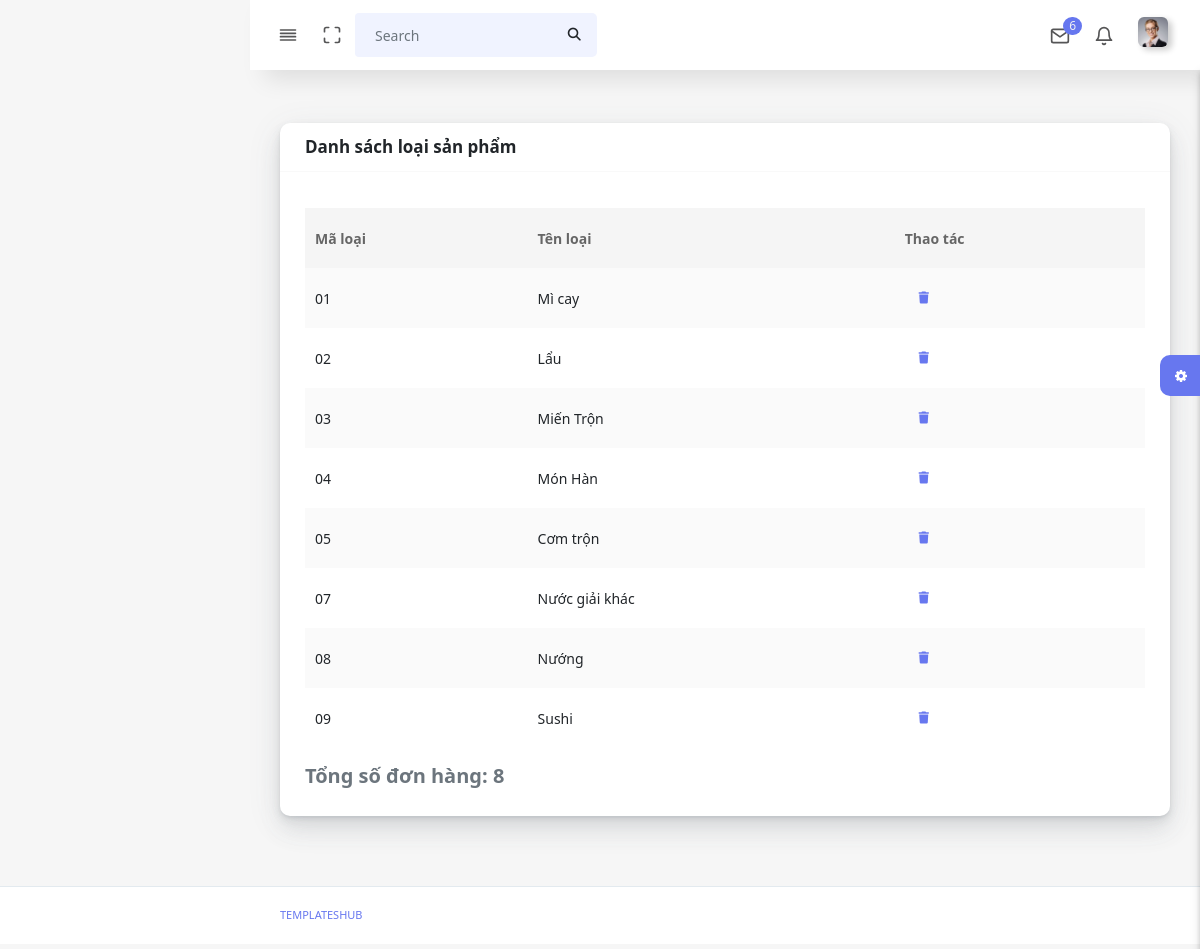
The app's page /admin/loaisp.php, older data.
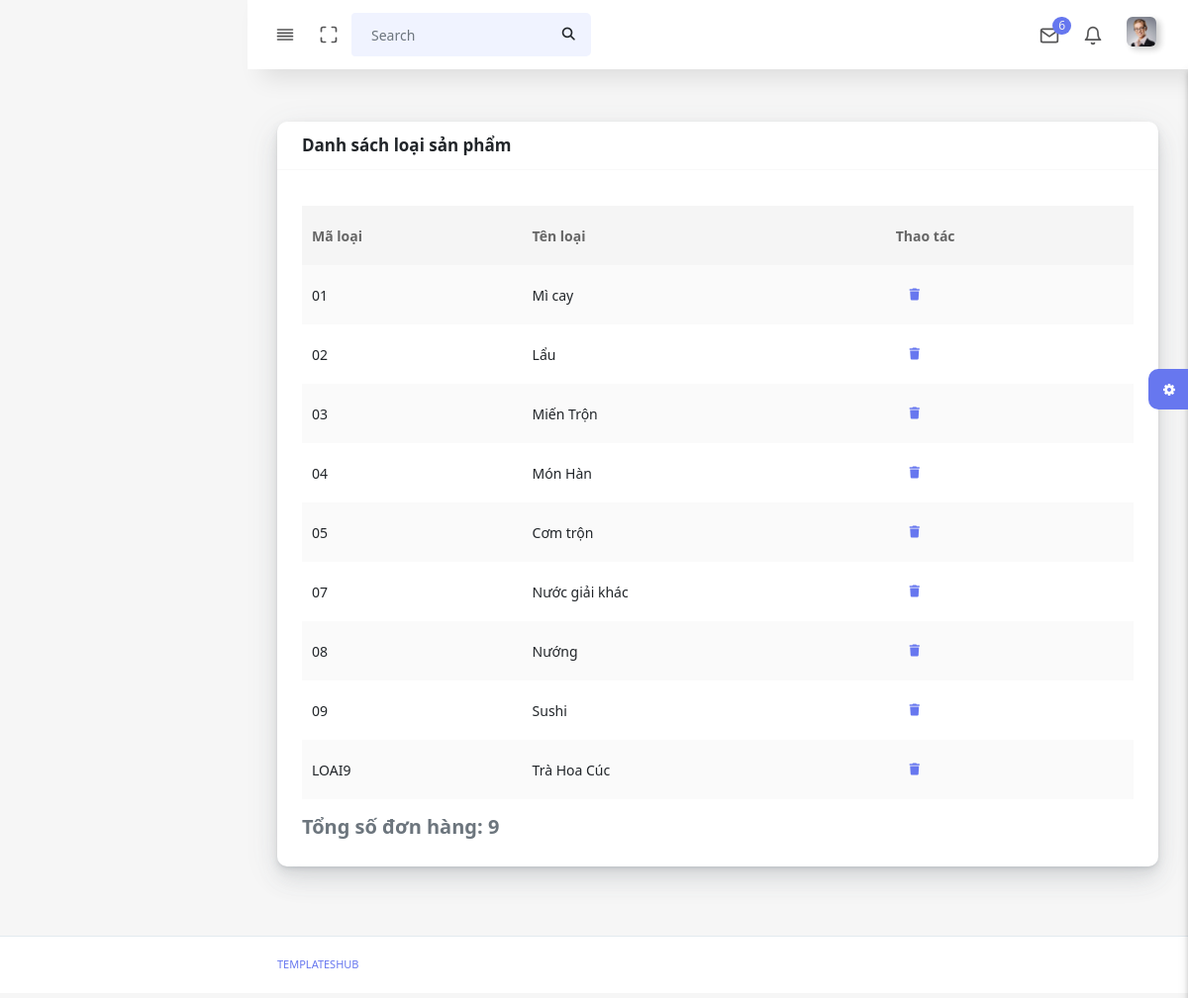
The same page, newer data.
### tables this page shows
CREATE TABLE `loaisanpham` (
  `MALOAI` varchar(10) NOT NULL,
  `TENLOAI` varchar(50) DEFAULT NULL,
  `LOAITT` int(11) NOT NULL DEFAULT 1
);

### admin/loaisp.php (the view, shortened to what this page needs)
<!DOCTYPE html>
<html lang="en">
<?php
  include("connect.php");
  include('head.php');
?>
<body>
    <div id="app">
        <div class="main-wrapper main-wrapper-1">
            <div class="navbar-bg"></div>
            <?php
        include('navbar.php');
      ?>
            <div class="main-content">
                <section class="section">
                    <div class="section-body">
                        <div class="row">
                            <div class="col-12">
                                <div class="card">
                                    <div class="card-header">
                                        <h4>Danh sách loại sản phẩm</h4>
                                    </div>
                                    <div class="card-body">
                                        <div class="table-responsive">
                                            <table class="table table-striped table-hover" id="tableExport"
                                                style="width:100%;">
                                                <tbody>
                                                    <?php
                           $hd="SELECT * FROM loaisanpham WHERE LOAITT =1";
                           $result = $conn->query($hd);
                            if ($result->num_rows > 0) {
                                echo '<table class="table table-striped table-hover" id="tableExport" style="width:100%;">';
                                echo '<thead>';
                                echo '<tr>';
                                echo '<th>Mã loại</th>';
                                echo '<th>Tên loại</th>';
                                echo '<th >Thao tác</th>';
                                echo '</tr>';
                                echo '</thead>';
                                echo '<tbody>';
                                while ($row = $result->fetch_assoc()) {
                                    echo "<tr>
                                            <td>" . $row["MALOAI"] . "</td>
                                            <td>" . $row["TENLOAI"] . "</td>"
                                          ?>
                                                    <td>
                                                        <form action="loaisp_crud.php" method="get">
                                                            <button type="submit" class="btn btn-link" name='tt'>
                                                                <i class="fa-solid fa-trash"></i>
                                                            </button>
                                                        </form>
                                                    </td>
                                                    <?php
                                }
                                echo '</tbody>';
                                echo '</table>';
                                $totalEmployees = $result->num_rows;
                                echo "<h5>Tổng số đơn hàng: $totalEmployees</h5>";
                            } else {
                                echo "Không có đơn hàng.";
                            }
                            ?>
                                                </tbody>
                                            </table>
                                        </div>
                                    </div>
                                </div>
                            </div>
                        </div>
                    </div>
                </section>
                <div class="settingSidebar">
                    <a href="javascript:void(0)" class="settingPanelToggle"> <i class="fa fa-spin fa-cog"></i>
                    </a>
                </div>
            </div>
            <footer class="main-footer">
                <div class="footer-left">
                    <a href="templateshub.net">Templateshub</a></a>
                </div>
            </footer>
        </div>
    </div>
</body>
</html>

### admin/head.php (shortened to what this page needs)
<head>
    <link rel="stylesheet" href="assets/css/app.min.css">
    <link rel="stylesheet" href="https://cdnjs.cloudflare.com/ajax/libs/font-awesome/6.4.2/css/all.min.css"
 />
    <link rel="stylesheet" href="assets/css/style.css">
    <link rel="stylesheet" href="assets/css/components.css">
    <link rel="stylesheet" href="assets/css/custom.css">
    <link rel="stylesheet" href="assets/css/font-awesome.min.css">
    <link rel="stylesheet" href="path/to/font-awesome/css/font-awesome.min.css">
</head>

### admin/navbar.php (shortened to what this page needs)
<nav class="navbar navbar-expand-lg main-navbar sticky">
    <div class="form-inline mr-auto">
        <ul class="navbar-nav mr-3">
        <li><a href="#" data-toggle="sidebar" class="nav-link nav-link-lg
                                collapse-btn"> <i data-feather="align-justify"></i></a></li>
        <li><a href="#" class="nav-link nav-link-lg fullscreen-btn">
            <i data-feather="maximize"></i>
            </a></li>
        <li>
            <form class="form-inline mr-auto">
            <div class="search-element">
                <input class="form-control" type="search" placeholder="Search" aria-label="Search" data-width="200">
                <button class="btn" type="submit">
                <i class="fas fa-search"></i>
                </button>
            </div>
            </form>
        </li>
        </ul>
    </div>
    <ul class="navbar-nav navbar-right">
        <li class="dropdown dropdown-list-toggle"><a href="#" data-toggle="dropdown"
            class="nav-link nav-link-lg message-toggle"><i data-feather="mail"></i>
            <span class="badge headerBadge1">
            6 </span> </a>
        </li>
        <li class="dropdown dropdown-list-toggle"><a href="#" data-toggle="dropdown"
            class="nav-link notification-toggle nav-link-lg"><i data-feather="bell" class="bell"></i>
        </a>
        </li>
        <li class="dropdown"><a href="#" data-toggle="dropdown"
            class="nav-link dropdown-toggle nav-link-lg nav-link-user"> <img alt="image" src="assets/img/user.png"
            class="user-img-radious-style"> <span class="d-sm-none d-lg-inline-block"></span></a>
        </li>
    </ul>
    </nav>

Row changes from the older to the newer data that the page shows:
added loaisanpham: MALOAI "LOAI9", TENLOAI "Trà Hoa Cúc"
Text that changed along with them:
$totalEmployees: "8" → "9"
